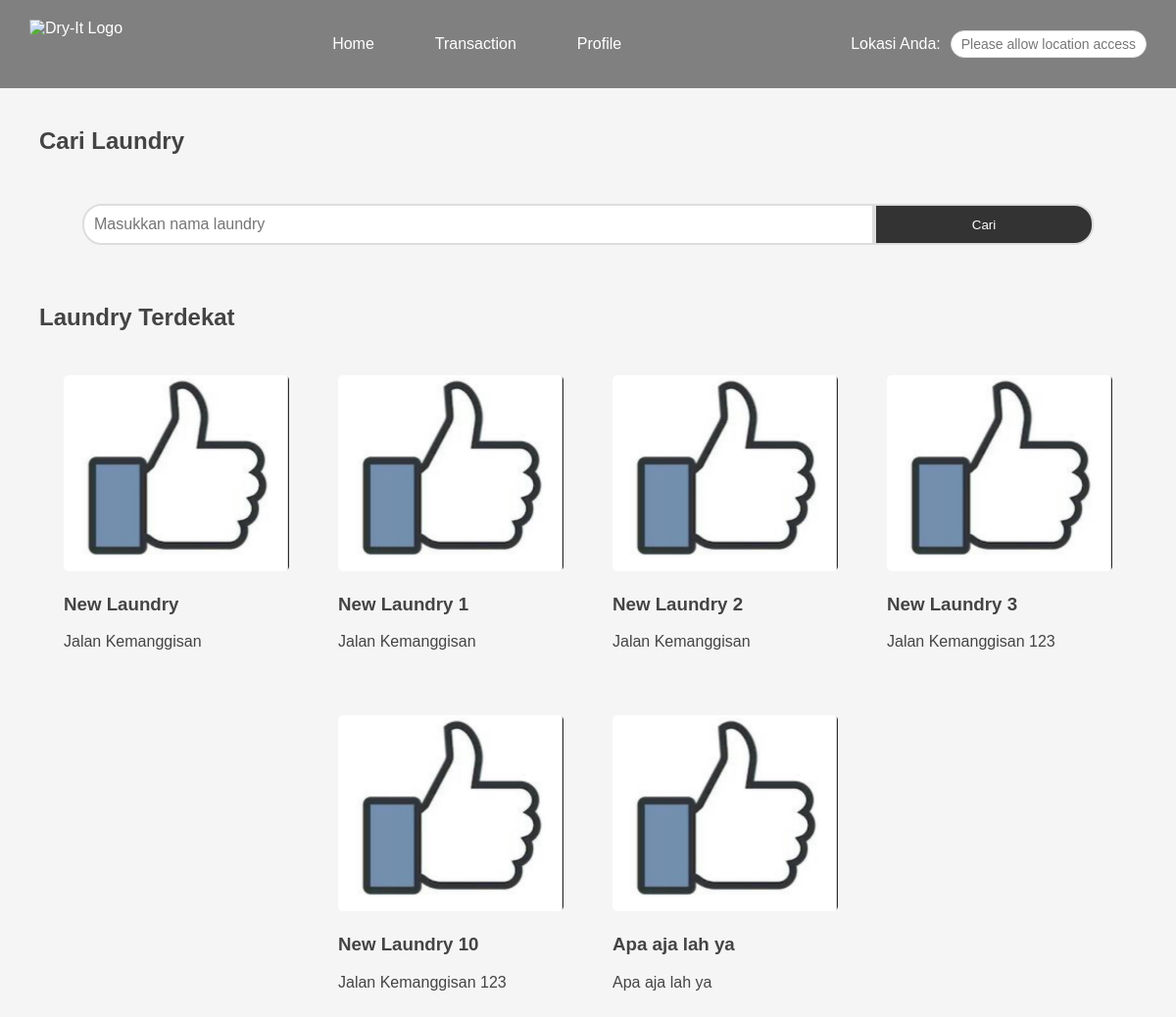
The app's page /views/home.php with its own data.
### tables this page shows
CREATE TABLE `tenant` (
  `id` int(3) NOT NULL,
  `user_id` int(11) NOT NULL,
  `name` varchar(255) NOT NULL,
  `address` text NOT NULL,
  `Photo` varchar(255) NOT NULL,
  `phone` varchar(255) NOT NULL
);

### config/database.php (called while the page is built, shortened)
<?php
    class Database {
        private static $instance = null;
        private $conn;
        private $hostname = "localhost";
        private $username = "root";
        private $password = "";
        private $database = "dry-it";
        private function __construct() {
            $this->conn = new mysqli($this->hostname, $this->username, $this->password, $this->database);
        }
        public static function getInstance() {
            if (!self::$instance) {
                self::$instance = new Database();
            }
            return self::$instance;
        }
        public function getConnection() {
            return $this->conn;
        }
    }
?>

### controller/LaundryController.php (called while the page is built, shortened)
<?php
    require_once __DIR__ . "/../config/database.php";
    require_once __DIR__ . "/../models/Laundry.php";
    Class LaundryController {
        private static $instance = null;
        private $conn;
        private function __construct() {
            $this->conn = Database::getInstance()->getConnection();
        }
        public static function getInstance() {
            if (!self::$instance) {
                self::$instance = new LaundryController();
            }
            return self::$instance;
        }
        public function getLaundry($param = '%') {
            $sql = "SELECT * FROM tenant WHERE name LIKE '$param'";
            $result = $this->conn->query($sql);
            $laundries = [];
            if ($result->num_rows > 0) {
                while ($row = $result->fetch_assoc()) {
                    $laundries[] = new Laundry($row['id'], $row['name'], $row['address'], $row['Photo'], $row['phone']);
                }
            }
            return $laundries;
        }
    }
?>

### models/Laundry.php (called while the page is built, shortened)
<?php
    Class Laundry {
        private $id;
        private $tenant_name;
        private $address;
        private $tenant_photo;
        public function __construct($id, $tenant_name, $address, $tenant_photo, $phone) {
            $this->id = $id;
            $this->tenant_name = $tenant_name;
            $this->address = $address;
            $this->tenant_photo = $tenant_photo;
        }
        public function getId() {
            return $this->id;
        }
        public function getTenantName() {
            return $this->tenant_name;
        }
        public function getTenantAddress() {
            return $this->address;
        }
        public function getTenantPhoto() {
            return $this->tenant_photo;
        }
    }
?>

### views/home.php (the view, shortened to what this page needs)
<!DOCTYPE html>
<html>
  <head>
    <link rel="stylesheet" href="../styles/home.css">
  </head>
  <body>
    <header>
      <?php include "../includes/navbar.php" ?>
    </header>
    <?php
      include_once "../controller/LaundryController.php";
      include_once "../models/Laundry.php";
    ?>
    <section class="search">
      <div class="container">
        <h2>Cari Laundry</h2>
        <form action = "./../actions/searchLaundry.php" method="GET">
          <input type="text" id="name" name="name" placeholder="Masukkan nama laundry">
          <button>Cari</button>
        </form>
      </div>
    </section>
    <section class="nearby">
      <div class="container">
        <h2>Laundry Terdekat</h2>
        <div class="laundries">
          <?php
            if (!isset($_SESSION['laundries'])) {
              $laundries = LaundryController::getInstance()->getLaundry();
            } else {
              $laundries = $_SESSION['laundries'];
            }
            foreach ($laundries as $item) {
              $id = $item->getId();
              $name = $item->getTenantName();
              $address = $item->getTenantAddress();
              $photo = $item->getTenantPhoto();
              echo "<div class='laundry'>";
              echo "<a href='laundry-service.php?id=$id' style='text-decoration: none; color: inherit;'>";
              echo "<img src='$photo' alt='Laundry Image'>";
              echo "<h3>$name</h3>";
              echo "<p>$address</p>";
              echo "</a>";
              echo "</div>";
            }
          ?>
        </div>
      </div>
    </section>
  </body>
</html>

### Includes/navbar.php (shortened to what this page needs)
<div class="logo">
    <img src="https://cdn.discordapp.com/attachments/524461320314028052/1090298933110124737/logo2.png" alt="Dry-It Logo">
</div>
<nav>
    <ul>
        <li><a href="home.php">Home</a></li>
        <li><a href="./transaction.php">Transaction</a></li>
        <li class="profile">
        <a href="#">Profile</a>
        </li>
    </ul>
</nav>
<div class="location">
    <p>Lokasi Anda:</p>
    <button class="btn-location" id="location"></button>
</div>

### styles/home.css (style rules this page uses)
body { margin: 0; font-family: sans-serif; color: #444; background-color: #f5f5f5; }
header { background-color: gray; color: #fff; padding: 20px; display: flex; justify-content: space-between; align-items: center; position: sticky; top: 0; z-index: 1; }
nav { background-color: gray; height: 10px; display: flex; justify-content: space-between; align-items: center; }
nav ul { list-style-type: none; margin: 0; padding: 0; display: flex; }
nav li { margin-right: 30px; }
nav li a { display: block; color: white; text-align: center; padding: 14px 16px; text-decoration: none; }
.logo { display: flex; align-items: center; }
.logo img { height: 50px; margin-right: 10px; margin-left: 10px; }
.location { display: flex; align-items: center; margin-right: 10px; }
.location p { margin-right: 10px; }
.btn-location { background-color: #fff; border: 1px solid #ddd; padding: 5px 10px; border-radius: 20px; color: #777; font-size: 14px; cursor: pointer; transition: all 0.3s ease; }
.container { max-width: 1200px; margin: 0 auto; padding: 0 20px; }
section { padding: 20px; }
.search form { display: flex; justify-content: center; align-items: center; margin-top: 50px; }
.search input[type="text"] { padding: 10px; font-size: 16px; border: 2px solid #ddd; border-radius: 20px 0 0 20px; width: 70%; }
.search button { background-color: #333; color: #fff; border: 2px solid #ddd; border-radius: 0 20px 20px 0; padding: 11.6px; width: 20%; }
.laundries { display: flex; justify-content: center; flex-wrap: wrap; }
.laundry { display: inline-block; width: calc(25% - 50px); margin: 25px; vertical-align: top; }
.laundry img { width: 100%; height: 200px; object-fit: cover; border-radius: 5px; }

### records on screen
tenant: Photo (picture), name "New Laundry", address "Jalan Kemanggisan"
tenant: Photo (picture), name "New Laundry 1", address "Jalan Kemanggisan"
tenant: Photo (picture), name "New Laundry 2", address "Jalan Kemanggisan"
tenant: Photo (picture), name "New Laundry 3", address "Jalan Kemanggisan 123"
tenant: Photo (picture), name "New Laundry 10", address "Jalan Kemanggisan 123"
tenant: Photo (picture), name "Apa aja lah ya", address "Apa aja lah ya"
